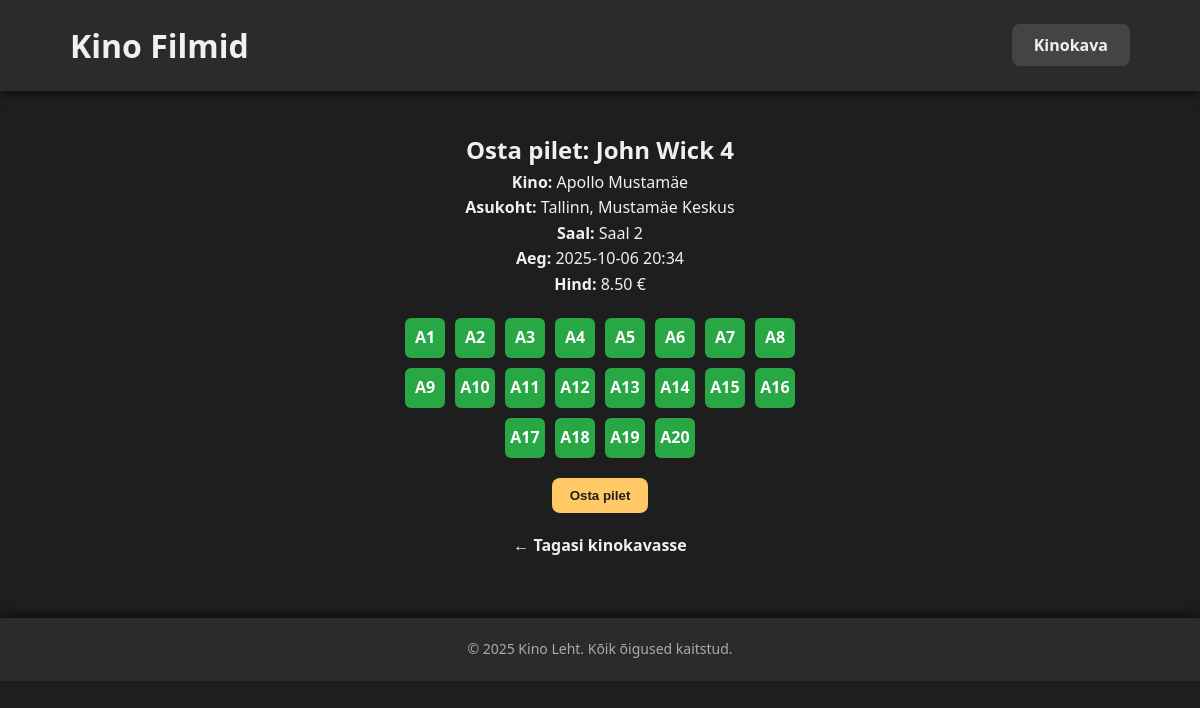
The app's page /buy_ticket/6, older data.
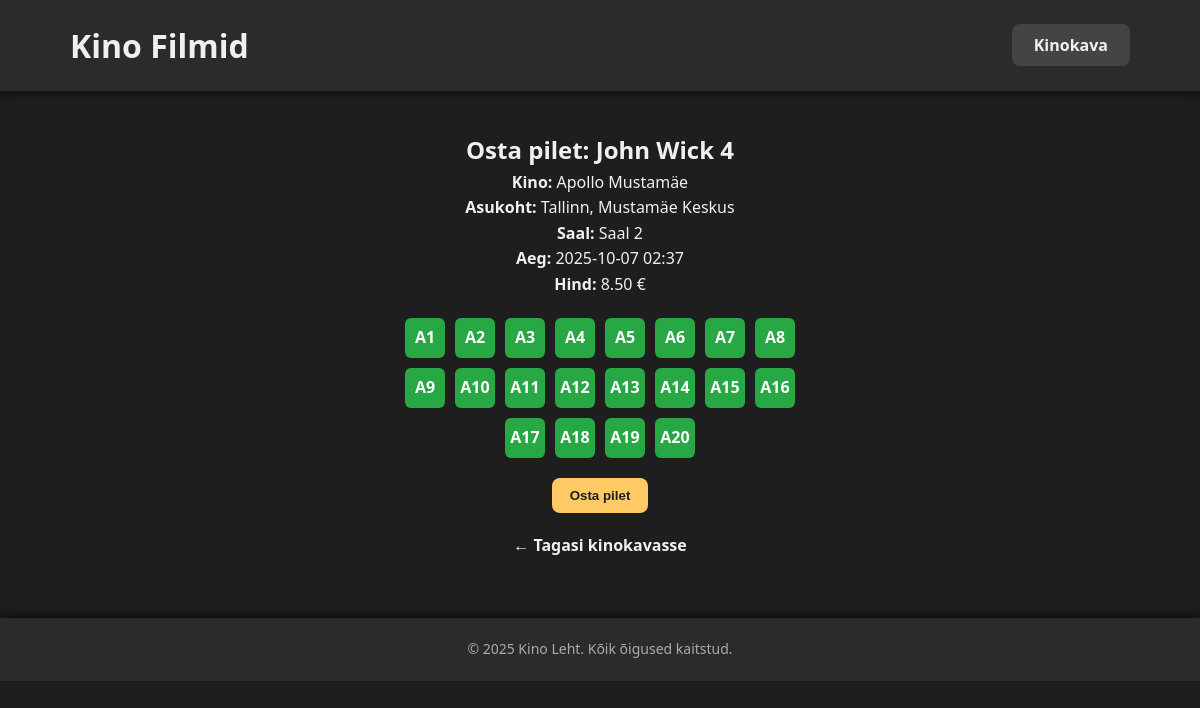
The same page, newer data.
### tables this page shows
CREATE TABLE screenings (
        id INTEGER PRIMARY KEY AUTOINCREMENT,
        movie_id INTEGER NOT NULL,
        hall_id INTEGER NOT NULL,
        start_time TEXT NOT NULL,
        price REAL NOT NULL,
        FOREIGN KEY (movie_id) REFERENCES movies(id),
        FOREIGN KEY (hall_id) REFERENCES halls(id)
    );

### app.py (the view, shortened to what this page needs)
@app.route("/buy_ticket/<int:screening_id>", methods=["GET", "POST"])
def buy_ticket(screening_id):
    cur = get_db().cursor()
    cur.execute("""
        SELECT screenings.id, movies.title, screenings.start_time, screenings.price,
               halls.name AS hall_name, cinemas.name AS cinema_name, cinemas.location
        FROM screenings
        JOIN movies ON screenings.movie_id = movies.id
        JOIN halls ON screenings.hall_id = halls.id
        JOIN cinemas ON halls.cinema_id = cinemas.id
        WHERE screenings.id = ?
    """, (screening_id,))
    screening = cur.fetchone()
    if not screening:
        abort(404, description="Ekraanikuva ei leitud")
    available_seats = get_available_seats(screening_id)
    taken_seats = get_taken_seats(screening_id)
    return render_template("buy_ticket.html", screening=screening, seats=available_seats, taken_seats=taken_seats)

### app.py (called while the page is built)
def get_db():
    db = getattr(g, '_database', None)
    if db is None:
        db = g._database = sqlite3.connect(DATABASE)
        db.row_factory = sqlite3.Row  # Võimaldab kasutada ridu nagu sõnastikke
    return db

def get_available_seats(screening_id):
    db = get_db()
    cur = db.cursor()
    cur.execute("SELECT hall_id FROM screenings WHERE id = ?", (screening_id,))
    hall_row = cur.fetchone()
    if not hall_row:
        return []
    hall_id = hall_row["hall_id"]
    cur.execute("SELECT id, seat_number FROM seats WHERE hall_id = ?", (hall_id,))
    seats = cur.fetchall()
    cur.execute("SELECT seat_id FROM tickets WHERE screening_id = ?", (screening_id,))
    taken_seats = {row["seat_id"] for row in cur.fetchall()}
    available = [seat for seat in seats if seat["id"] not in taken_seats]
    return available

def get_taken_seats(screening_id):
    db = get_db()
    cur = db.cursor()
    cur.execute("SELECT seat_id FROM tickets WHERE screening_id = ?", (screening_id,))
    taken = {row["seat_id"] for row in cur.fetchall()}
    return taken

### templates/buy_ticket.html (shortened to what this page needs)
<!DOCTYPE html>
<html lang="et">
<head>
    <link rel="stylesheet" href="{{ url_for('static', filename='style.css') }}" />
</head>
<body>
<header>
  <div class="container header-container">
    <h1><a href="{{ url_for('index') }}" class="header-link">Kino Filmid</a></h1>
    <nav>
      <a href="{{ url_for('schedule') }}" class="nav-button">Kinokava</a>
    </nav>
  </div>
</header>
<main class="container movie-detail">
    <h2>Osta pilet: {{ screening.title }}</h2>
    <p><strong>Kino:</strong> {{ screening.cinema_name }}</p>
    <p><strong>Asukoht:</strong> {{ screening.location }}</p>
    <p><strong>Saal:</strong> {{ screening.hall_name }}</p>
    <p><strong>Aeg:</strong> {{ screening.start_time }}</p>
    <p><strong>Hind:</strong> {{ "%.2f"|format(screening.price) }} €</p>
    <form method="POST" action="{{ url_for('buy_ticket', screening_id=screening.id) }}">
        <div class="seats-container" id="seats-container">
            {% for seat in seats %}
                <div
                  class="seat {% if seat.id in taken_seats %}taken{% endif %}"
                  data-seat-id="{{ seat.id }}"
                >
                    {{ seat.seat_number }}
                </div>
            {% endfor %}
        </div>
        <button type="submit" class="buy-button" disabled id="buy-button">Osta pilet</button>
    </form>
    <a href="{{ url_for('schedule') }}" class="back-link">← Tagasi kinokavasse</a>
</main>
<footer>
  <div class="container footer-container">
    <p>&copy; 2025 Kino Leht. Kõik õigused kaitstud.</p>
  </div>
</footer>
</body>
</html>

Row changes from the older to the newer data that the page shows:
changed screenings: start_time "2025-10-06 20:34" → "2025-10-07 02:37"
